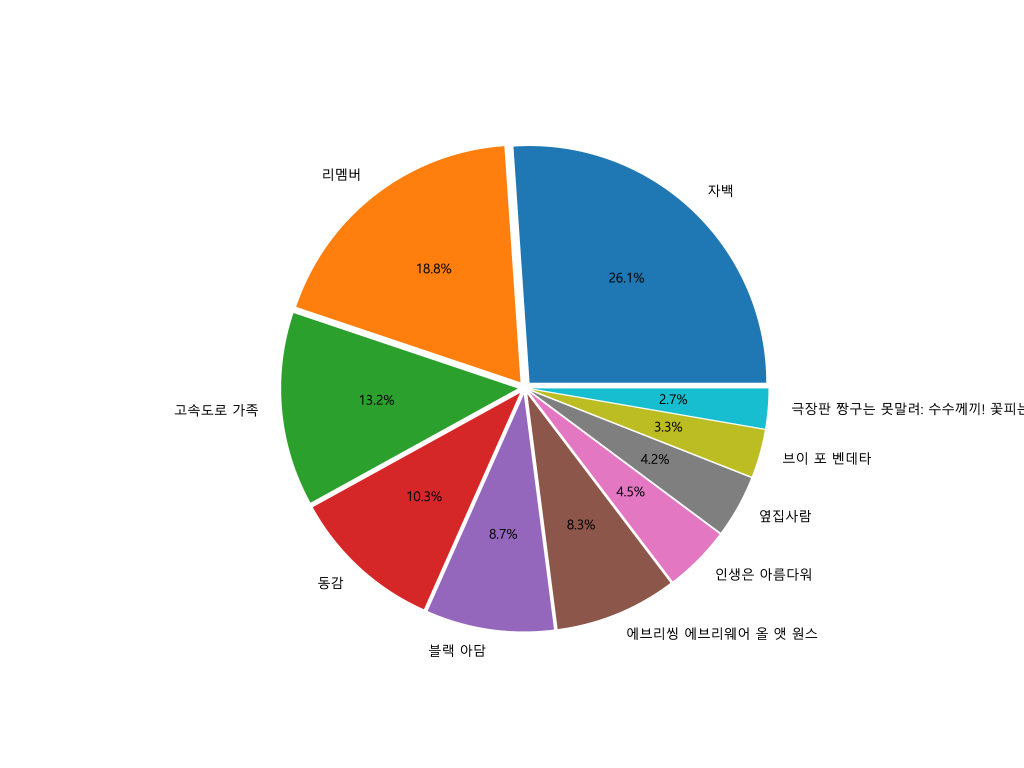
#> input picture Anaconda/mongoTest/graph.png, 5120 x 3840 px (shown at 1/5 size)
$ jupyter execute mongo_image.ipynb   (shell and % lines are left out)
#> lines starting #> are read from the running program, lines starting #| are printed output that depends on the picture
[cell 1]
from PIL import Image, ImageFilter

[cell 2]
im = Image.open('graph.png')
#> im is the input picture: PIL image 5120x3840 RGBA; mean R, G, B, A 226.1, 223.4, 220, 255
im.size
#> Out = (5120, 3840)

[cell 3]
im.save('graph1.png')

[cell 4]
im = Image.open('graph.png')
size = (64, 64)
im.thumbnail(size)
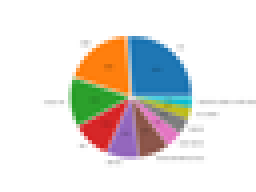
#> im: PIL image 64x48 RGBA (shown 4 times larger); mean R, G, B, A 225.9, 223.2, 219.8, 255
im.save('graph_thumb.png')

[cell 5]
im = Image.open('graph.png')
cropImage = im.crop((100, 100, 150, 150))
#> cropImage: PIL image 50x50 RGBA; every value is 255
cropImage.save('graph_crop.png')

[cell 6]
im = Image.open('graph.png')
img2 = im.resize((500, 500))
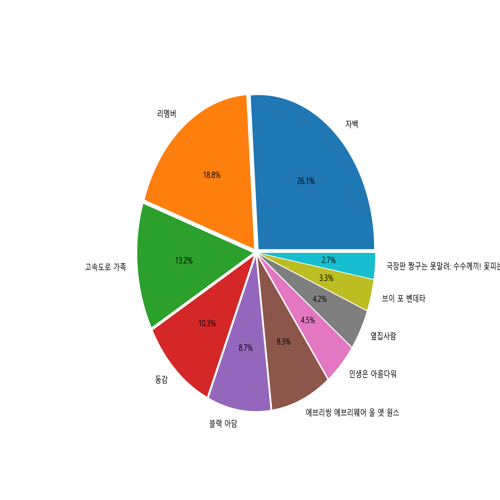
#> img2: PIL image 500x500 RGBA; mean R, G, B, A 226.1, 223.3, 219.9, 255
img2.save('graph_resize.png')

[cell 7]
img3 = im.rotate(90)
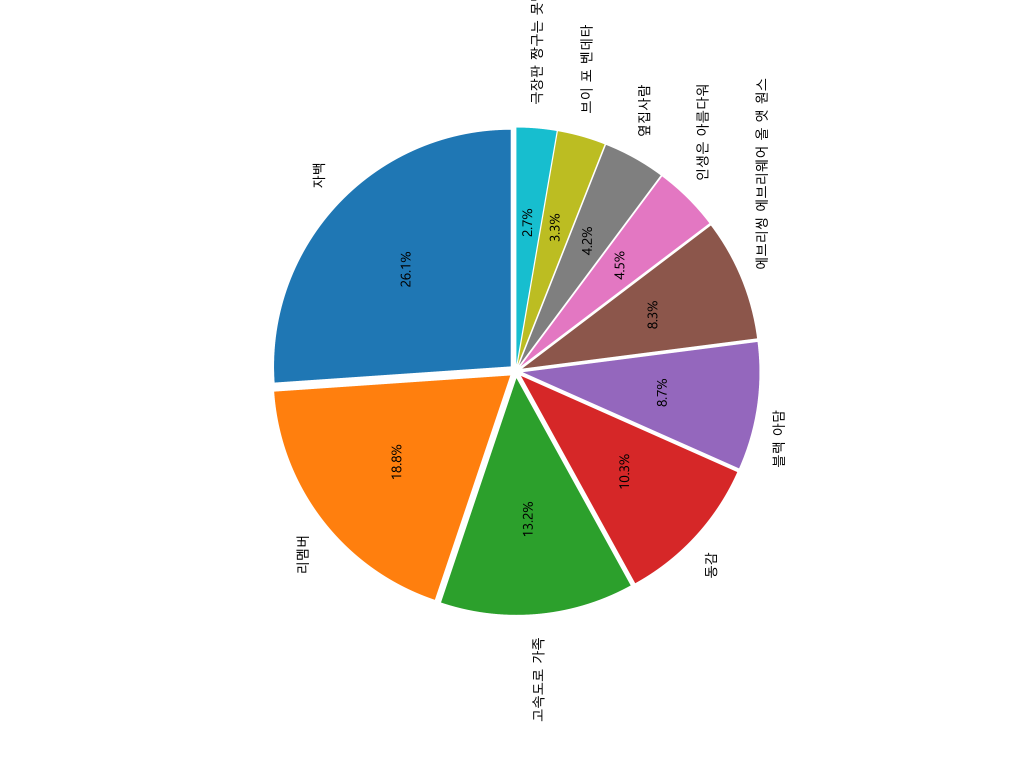
#> img3: PIL image 5120x3840 RGBA (shown at 1/5 size); mean R, G, B, A 162.5, 159.7, 156.4, 191.2; transparent parts drawn white
img3.save('graph_rotate.png')

[cell 8]
im = Image.open('graph.png')
blurImage = im.filter(ImageFilter.BLUR)
blurImage.save('graph-blur.png')
